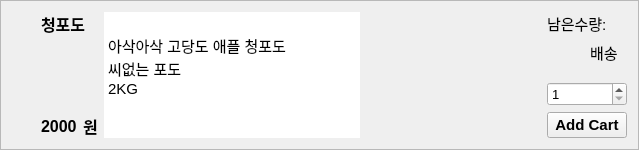
               <widget class="QFrame" name="frame_10">
                <property name="maximumSize">
                 <size>
                  <width>700</width>
                  <height>150</height>
                 </size>
                </property>
                <property name="font">
                 <font>
                  <pointsize>10</pointsize>
                 </font>
                </property>
                <property name="frameShape">
                 <enum>QFrame::StyledPanel</enum>
                </property>
                <property name="frameShadow">
                 <enum>QFrame::Raised</enum>
                </property>
                <layout class="QHBoxLayout" name="horizontalLayout_32">
                 <item>
                  <widget class="QLabel" name="label_32">
                   <property name="maximumSize">
                    <size>
                     <width>180</width>
                     <height>120</height>
                    </size>
                   </property>
                   <property name="text">
                    <string/>
                   </property>
                   <property name="pixmap">
                    <pixmap resource="resources.qrc">:/image/icon/grapes.jpg</pixmap>
                   </property>
                   <property name="scaledContents">
                    <bool>true</bool>
                   </property>
                  </widget>
                 </item>
                 <item>
                  <layout class="QVBoxLayout" name="verticalLayout_27">
                   <property name="leftMargin">
                    <number>15</number>
                   </property>
                   <item>
                    <layout class="QVBoxLayout" name="verticalLayout_28">
                     <item>
                      <widget class="QLabel" name="Customer_Gui_labelProductName_2">
                       <property name="font">
                        <font>
                         <pointsize>12</pointsize>
                         <weight>75</weight>
                         <bold>true</bold>
                        </font>
                       </property>
                       <property name="text">
                        <string>청포도</string>
                       </property>
                      </widget>
                     </item>
                    </layout>
                   </item>
                   <item>
                    <spacer name="verticalSpacer_9">
                     <property name="orientation">
                      <enum>Qt::Vertical</enum>
                     </property>
                     <property name="sizeHint" stdset="0">
                      <size>
                       <width>20</width>
                       <height>40</height>
                      </size>
                     </property>
                    </spacer>
                   </item>
                   <item>
                    <layout class="QHBoxLayout" name="horizontalLayout_8">
                     <item>
                      <widget class="QLabel" name="Customer_Gui_labelPrice_2">
                       <property name="font">
                        <font>
                         <pointsize>12</pointsize>
                         <weight>75</weight>
                         <bold>true</bold>
                        </font>
                       </property>
                       <property name="text">
                        <string>2000</string>
                       </property>
                      </widget>
                     </item>
                     <item>
                      <widget class="QLabel" name="label_14">
                       <property name="font">
                        <font>
                         <pointsize>12</pointsize>
                         <weight>75</weight>
                         <bold>true</bold>
                        </font>
                       </property>
                       <property name="text">
                        <string>원</string>
                       </property>
                      </widget>
                     </item>
                    </layout>
                   </item>
                  </layout>
                 </item>
                 <item>
                  <widget class="QTextEdit" name="textEdit_2">
                   <property name="styleSheet">
                    <string notr="true">border: none;</string>
                   </property>
                   <property name="readOnly">
                    <bool>true</bool>
                   </property>
                   <property name="html">
                    <string>&lt;!DOCTYPE HTML PUBLIC &quot;-//W3C//DTD HTML 4.0//EN&quot; &quot;http://www.w3.org/TR/REC-html40/strict.dtd&quot;&gt;
&lt;html&gt;&lt;head&gt;&lt;meta name=&quot;qrichtext&quot; content=&quot;1&quot; /&gt;&lt;style type=&quot;text/css&quot;&gt;
p, li { white-space: pre-wrap; }
&lt;/style&gt;&lt;/head&gt;&lt;body style=&quot; font-family:'Ubuntu'; font-size:11pt; font-weight:400; font-style:normal;&quot;&gt;
&lt;p style=&quot;-qt-paragraph-type:empty; margin-top:0px; margin-bottom:0px; margin-left:0px; margin-right:0px; -qt-block-indent:0; text-indent:0px;&quot;&gt;&lt;br /&gt;&lt;/p&gt;
&lt;p style=&quot; margin-top:0px; margin-bottom:0px; margin-left:0px; margin-right:0px; -qt-block-indent:0; text-indent:0px;&quot;&gt;아삭아삭 고당도 애플 청포도&lt;/p&gt;
&lt;p style=&quot; margin-top:0px; margin-bottom:0px; margin-left:0px; margin-right:0px; -qt-block-indent:0; text-indent:0px;&quot;&gt;씨없는 포도&lt;/p&gt;
&lt;p style=&quot; margin-top:0px; margin-bottom:0px; margin-left:0px; margin-right:0px; -qt-block-indent:0; text-indent:0px;&quot;&gt;2KG&lt;/p&gt;
&lt;p style=&quot;-qt-paragraph-type:empty; margin-top:0px; margin-bottom:0px; margin-left:0px; margin-right:0px; -qt-block-indent:0; text-indent:0px;&quot;&gt;&lt;br /&gt;&lt;/p&gt;&lt;/body&gt;&lt;/html&gt;</string>
                   </property>
                  </widget>
                 </item>
                 <item>
                  <spacer name="horizontalSpacer_9">
                   <property name="orientation">
                    <enum>Qt::Horizontal</enum>
                   </property>
                   <property name="sizeHint" stdset="0">
                    <size>
                     <width>181</width>
                     <height>20</height>
                    </size>
                   </property>
                  </spacer>
                 </item>
                 <item>
                  <layout class="QVBoxLayout" name="verticalLayout_29">
                   <item>
                    <layout class="QHBoxLayout" name="horizontalLayout_9">
                     <item>
                      <widget class="QLabel" name="stockText1_2">
                       <property name="font">
                        <font>
                         <pointsize>11</pointsize>
                        </font>
                       </property>
                       <property name="text">
                        <string>남은수량:</string>
                       </property>
                      </widget>
                     </item>
                     <item>
                      <widget class="QLabel" name="Customer_Gui_labelStock_2">
                       <property name="text">
                        <string/>
                       </property>
                      </widget>
                     </item>
                    </layout>
                   </item>
                   <item>
                    <layout class="QHBoxLayout" name="horizontalLayout_33">
                     <item>
                      <widget class="QLabel" name="Customer_Gui_labelDelivery_2">
                       <property name="text">
                        <string/>
                       </property>
                      </widget>
                     </item>
                     <item>
                      <widget class="QLabel" name="deliveryText1_2">
                       <property name="font">
                        <font>
                         <pointsize>11</pointsize>
                        </font>
                       </property>
                       <property name="layoutDirection">
                        <enum>Qt::LeftToRight</enum>
                       </property>
                       <property name="text">
                        <string>배송</string>
                       </property>
                      </widget>
                     </item>
                    </layout>
                   </item>
                   <item>
                    <spacer name="verticalSpacer_10">
                     <property name="orientation">
                      <enum>Qt::Vertical</enum>
                     </property>
                     <property name="sizeHint" stdset="0">
                      <size>
                       <width>20</width>
                       <height>18</height>
                      </size>
                     </property>
                    </spacer>
                   </item>
                   <item>
                    <layout class="QVBoxLayout" name="verticalLayout_30">
                     <item>
                      <widget class="QSpinBox" name="Customer_Gui_spinboxQuantity_2">
                       <property name="minimum">
                        <number>1</number>
                       </property>
                      </widget>
                     </item>
                     <item>
                      <widget class="QPushButton" name="Customer_Gui_btnAddCart_2">
                       <property name="font">
                        <font>
                         <pointsize>11</pointsize>
                         <weight>75</weight>
                         <bold>true</bold>
                        </font>
                       </property>
                       <property name="text">
                        <string>Add Cart</string>
                       </property>
                      </widget>
                     </item>
                    </layout>
                   </item>
                  </layout>
                 </item>
                </layout>
               </widget>
